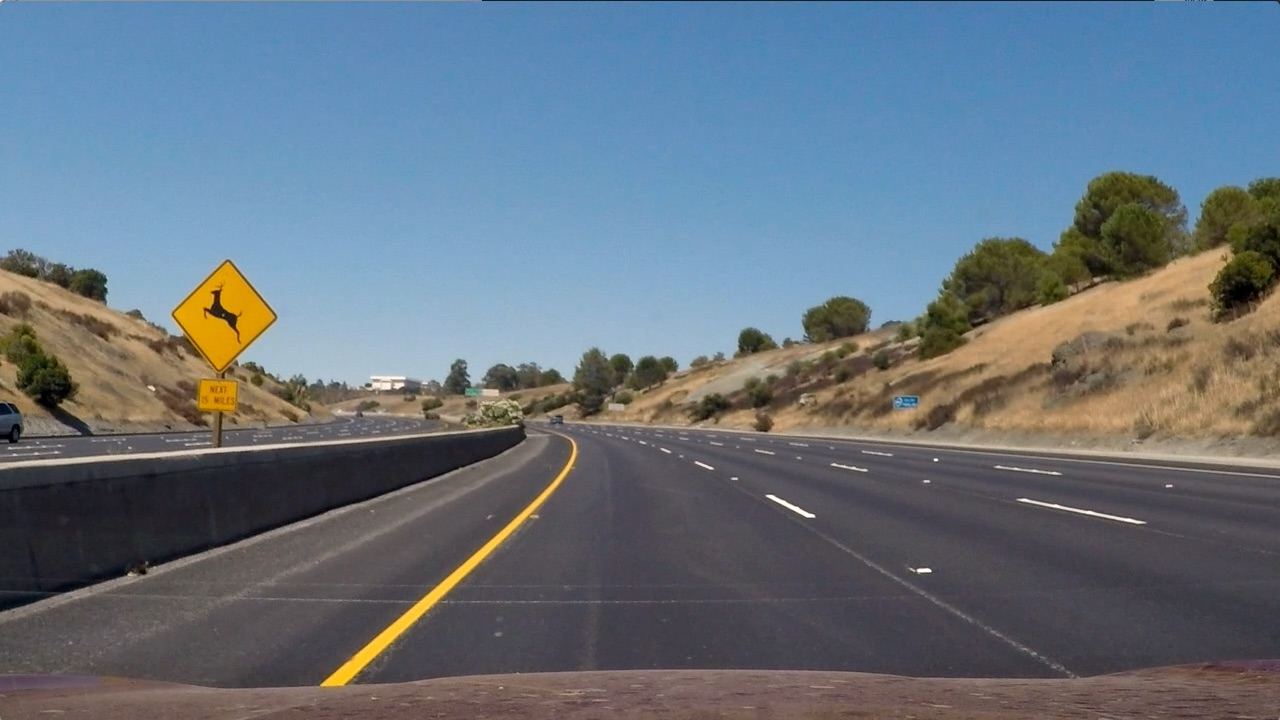
#> input picture data/curve-lane.jpg, 1280 x 720 px, found by its file name
$ jupyter execute curve-lane-detection.ipynb
#> lines starting #> are read from the running program, lines starting #| are printed output that depends on the picture; after the words box and inside, x2 and y2 are one past the last pixel; in counts of white or black regions, pixels touching at a corner belong together
[cell 1]
import matplotlib.pyplot as plt
import cv2
import numpy as np
import PIL.Image as Image
# i prefer PIL to draw the text, more beautiful
import PIL.ImageDraw as ImageDraw
import PIL.ImageFont as ImageFont

[cell 2]
image = cv2.imread('curve-lane.jpg')
#> image is the input picture: shape (720, 1280, 3); mean B, G, R 125.5, 114.6, 102.8
print('This image is:', type(image), 'with dimension:', image.shape)
#| This image is: <class 'numpy.ndarray'> with dimension: (720, 1280, 3)
plt.figure(figsize = (10, 10))
plt.subplot(1, 2, 1)
plt.imshow(cv2.cvtColor(image, cv2.COLOR_BGR2RGB))
plt.subplot(1, 2, 2)
plt.imshow(cv2.cvtColor(image, cv2.COLOR_BGR2GRAY), cmap = 'gray')
plt.show()

[cell 3]
def select_rgb_white_yellow(image):
    # white color mask
    lower = np.uint8([200, 200, 200])
    upper = np.uint8([255, 255, 255])
    white_mask = cv2.inRange(image, lower, upper)
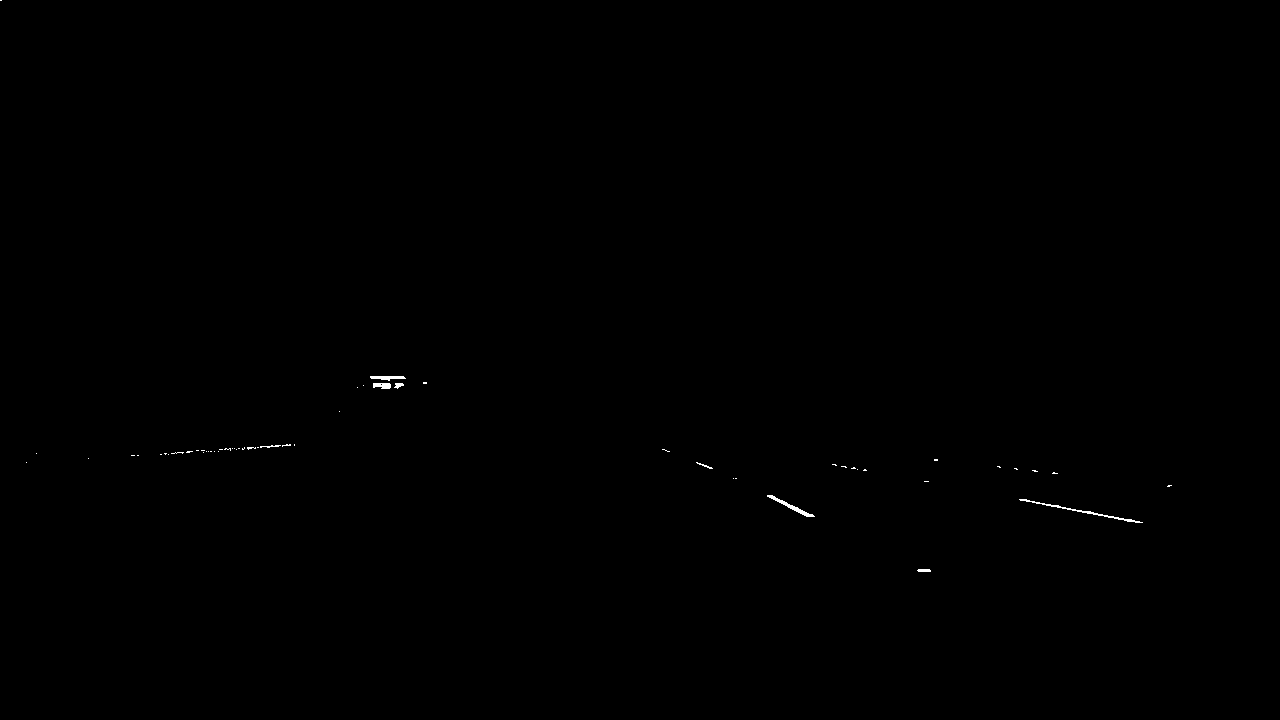
#> white_mask: shape (720, 1280); 0.11% white; 57 white regions (49 under 20 px), largest, box (x1, y1, x2, y2) and area: (1019, 499, 1143, 523) 247, (767, 495, 815, 517) 183, (370, 376, 406, 381) 115
    # yellow color mask
    lower = np.uint8([190, 190,   0])
    upper = np.uint8([255, 255, 255])
    yellow_mask = cv2.inRange(image, lower, upper)
#> yellow_mask: shape (720, 1280); 0.55% white; 108 white regions (95 under 20 px), largest, box (x1, y1, x2, y2) and area: (322, 442, 576, 686) 2578, (8, 443, 314, 466) 932, (1019, 499, 1144, 523) 281
    # combine the mask
    mask = cv2.bitwise_or(white_mask, yellow_mask)
    masked = cv2.bitwise_and(image, image, mask = mask)
    return masked

[cell 4]
plt.figure(figsize = (15, 10))

plt.subplot(1, 2, 1)
plt.imshow(cv2.cvtColor(image, cv2.COLOR_BGR2RGB))
plt.subplot(1, 2, 2)
plt.imshow(select_rgb_white_yellow(cv2.cvtColor(image, cv2.COLOR_BGR2RGB)))
plt.show()

[cell 5]
rows, cols = image.shape[:2]
bottom_left  = [int(cols*0.05), int(rows*0.95)]
top_left     = [int(cols*0.45), int(rows*0.60)]
bottom_right = [int(cols*0.95), int(rows*0.95)]
top_right    = [int(cols*0.55), int(rows*0.60)]
vertices = np.array([[bottom_left, top_left, top_right, bottom_right]], dtype=np.int32)

[cell 6]
copied = np.copy(cv2.cvtColor(image, cv2.COLOR_BGR2RGB))
window_img = np.zeros_like(copied)
polyfill = np.array([bottom_left,bottom_right,top_right,top_left])
cv2.fillPoly(window_img, pts =[polyfill], color=(0,255, 0))
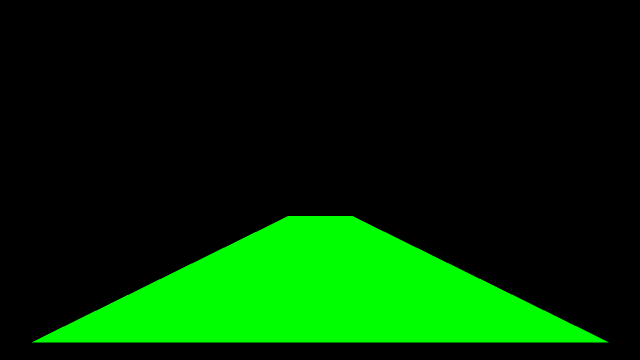
#> window_img: shape (720, 1280, 3) (shown at 1/2 size); mean of channels 0, 1, 2 0, 44.9, 0; drawn as B, G, R
copied = cv2.addWeighted(copied, 1, window_img, 0.3, 0)
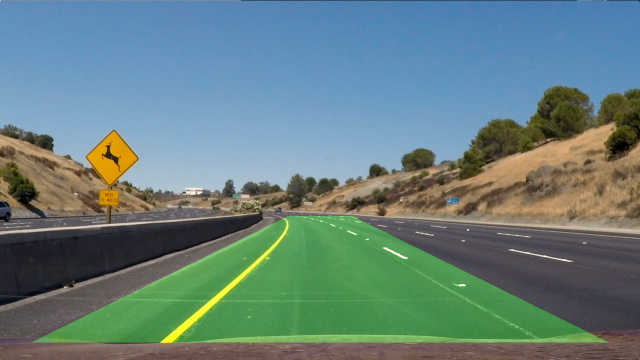
#> copied: shape (720, 1280, 3) (shown at 1/2 size); mean R, G, B 102.8, 128, 125.5
plt.imshow(copied)
plt.show()

[cell 7]
import math

def grayscale(img):
    return cv2.cvtColor(img, cv2.COLOR_BGR2GRAY)

def canny(img, low_threshold, high_threshold):
#> called with low_threshold = 100, high_threshold = 150
    return cv2.Canny(img, low_threshold, high_threshold)
#> returned value: shape (720, 1280); 0.35% white in thin lines or dots

def gaussian_blur(img, kernel_size):
#> called with kernel_size = 5
    return cv2.GaussianBlur(img, (kernel_size, kernel_size), 0)

def region_of_interest(img, vertices):
    mask = np.zeros_like(img)
    if len(img.shape) > 2:
        channel_count = img.shape[2]
        ignore_mask_color = (255,) * channel_count
    else:
        ignore_mask_color = 255
    cv2.fillPoly(mask, vertices, ignore_mask_color)
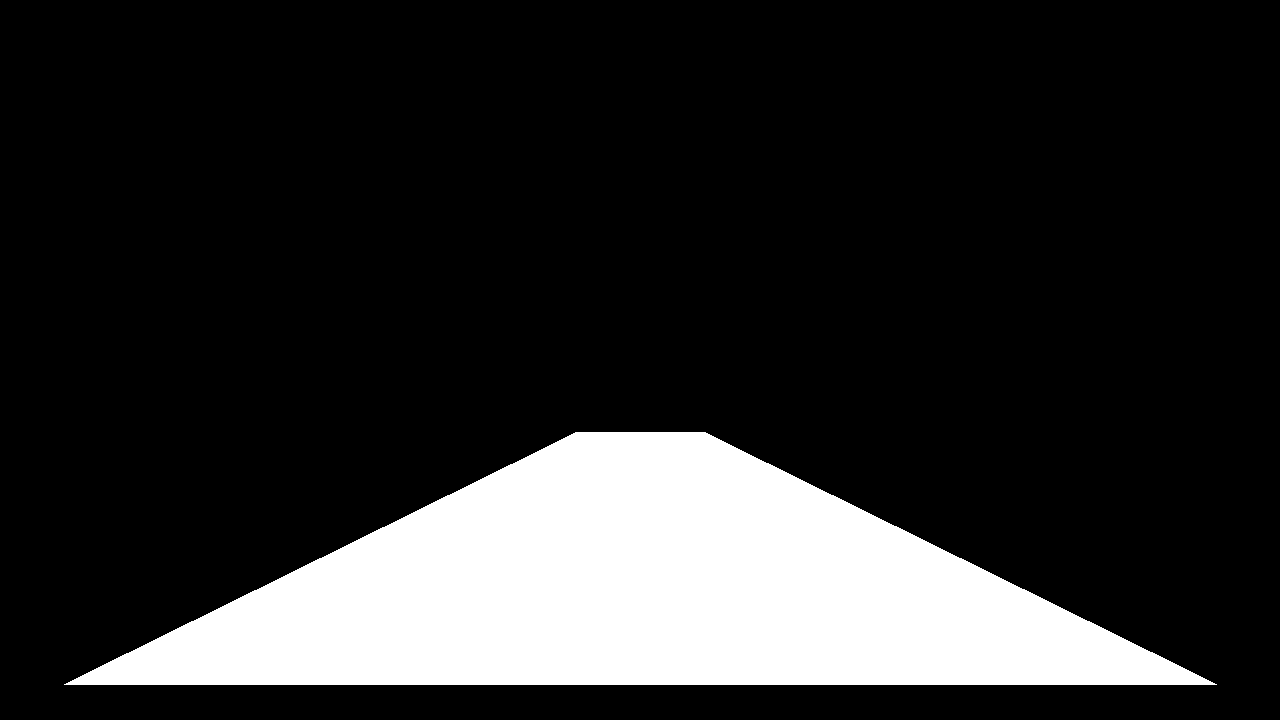
#> mask: shape (720, 1280); 17.6% white; 1 white region, box (x1, y1, x2, y2) and area: (64, 432, 1217, 685) 162433
    masked_image = cv2.bitwise_and(img, mask)
    return masked_image

[cell 8]
selected_colors = select_rgb_white_yellow(cv2.cvtColor(image, cv2.COLOR_BGR2RGB))
plt.figure(figsize = (15, 10))

plt.subplot(2, 2, 1)
plt.imshow(grayscale(selected_colors), cmap = 'gray')
plt.title('grayscale')

plt.subplot(2, 2, 2)
plt.imshow(canny(selected_colors, 100, 150))
plt.title('canny edge detection')

plt.subplot(2, 2, 3)
plt.imshow(gaussian_blur(canny(selected_colors, 100, 150), 5))
plt.title('gaussian blur k=5')

plt.subplot(2, 2, 4)
plt.imshow(gaussian_blur(canny(selected_colors, 100, 150), 7))
plt.title('gaussian blur k=7')

plt.show()

[cell 9]
blurred = gaussian_blur(canny(selected_colors, 100, 150), 7)
copied = np.copy(blurred)
plt.imshow(region_of_interest(copied,vertices))
plt.show()

[cell 10]
middle_split = 600
interested = region_of_interest(copied,vertices)
where_left = np.where(interested[:,:middle_split]>80)
#> where_left = 789 positions, rows 442 to 684, columns 322 to 575
plt.imshow(blurred)
plt.scatter(where_left[1],where_left[0],color='r')
plt.show()
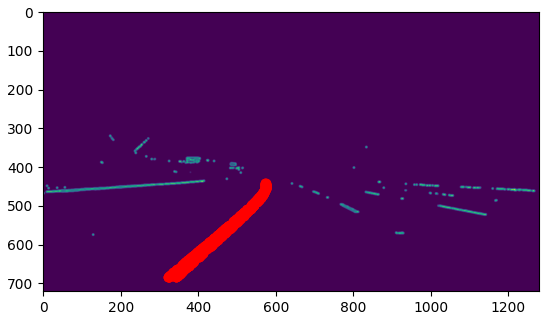
#> figure drawn by matplotlib, 1 panel

[cell 11]
where_right = np.where(interested[:,middle_split:]>80)
#> where_right = 167 positions, rows 441 to 571, columns 41 to 330
plt.imshow(blurred)
plt.scatter(middle_split+where_right[1],where_right[0],color='r')
plt.show()

[cell 12]
plt.plot(where_left[1][::-1],where_left[0][::-1],label='left lane')
plt.plot(middle_split+where_right[1][::-1],
         where_right[0][::-1],label='right lane')
plt.legend()
plt.show()

[cell 13]
x_left, y_left = where_left[1][::-1],where_left[0][::-1]
#> x_left = 789 values, max 575 at index 748, min 322 at index 5, mean 478.1; y_left = 789 values, max 684 at index 0, min 442 at index 786, mean 552.2
x_right, y_right = middle_split+where_right[1][::-1],where_right[0][::-1]
#> x_right = 167 values, max 930 at index 16, min 641 at index 160, mean 789.5; y_right = 167 values, max 571 at index 0, min 441 at index 164, mean 506.7

[cell 14]
import numpy.polynomial.polynomial as poly

coefs_left = poly.polyfit(x_left, y_left, 2)
#> coefs_left = [838.6, -0.238, -0.000735]
x_new_left = np.arange(300,800)
ffit_left = poly.polyval(x_new_left, coefs_left)
#> ffit_left = 500 values, max 700.9 at index 0, min 178.7 at index 499, mean 470.3
plt.plot(x_new_left, ffit_left,label='predicted lane')
plt.plot(x_left, y_left,label='real lane')
plt.legend()
plt.show()

[cell 15]
coefs_right = poly.polyfit(x_right, y_right, 2)
#> coefs_right = [280.2, 0.0984, 0.000235]
x_new_right = np.arange(600,1000)
ffit_right = poly.polyval(x_new_right, coefs_right)
#> ffit_right = 400 values from 423.8 to 613
plt.plot(x_new_right, ffit_right,label='predicted lane')
plt.plot(x_right, y_right,label='real lane')
plt.legend()
plt.show()

[cell 16]
plt.plot(x_new_left,ffit_left,label='predicted left lane')
plt.plot(x_new_right,ffit_right,label='predicted right lane')
plt.legend()
plt.show()
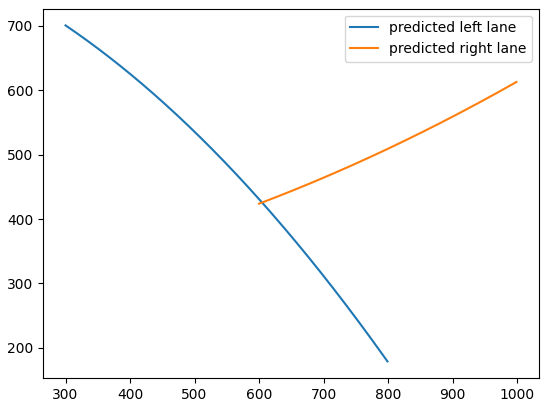
#> figure drawn by matplotlib, 1 panel; curve peaks at x = 300, y = 700.9; curve peaks at x = 999, y = 613

[cell 17]
x_new_left = np.arange(np.min(x_left),np.max(x_left))
x_new_right = np.arange(np.min(x_right),np.max(x_right))
ffit_left = poly.polyval(x_new_left, coefs_left)
#> ffit_left = 253 values, max 685.6 at index 0, min 459.5 at index 252, mean 580.3
ffit_right = poly.polyval(x_new_right, coefs_right)
#> ffit_right = 289 values from 439.8 to 574.4

[cell 18]
copied = np.copy(cv2.cvtColor(image, cv2.COLOR_BGR2RGB))
plt.figure(figsize = (15, 7))

curve_left = 'curve on left lane: %.2fm'%(coefs_left[0]/100)
#> curve_left = 'curve on left lane: 8.39m'
curve_right = 'curve on right lane: %.2fm'%(coefs_right[0]/100)
#> curve_right = 'curve on right lane: 2.80m'

pil_image = Image.fromarray(np.uint8(copied))
draw = ImageDraw.Draw(pil_image)
font = ImageFont.truetype('Roboto-Regular.ttf', 45)
draw.text((50,50),curve_left,fill='white',font=font)
draw.text((50,100),curve_right,fill='white',font=font)

plt.imshow(np.array(pil_image))
plt.scatter(x_new_left,ffit_left,color='r')
plt.scatter(x_new_right,ffit_right,color='r')
plt.show()
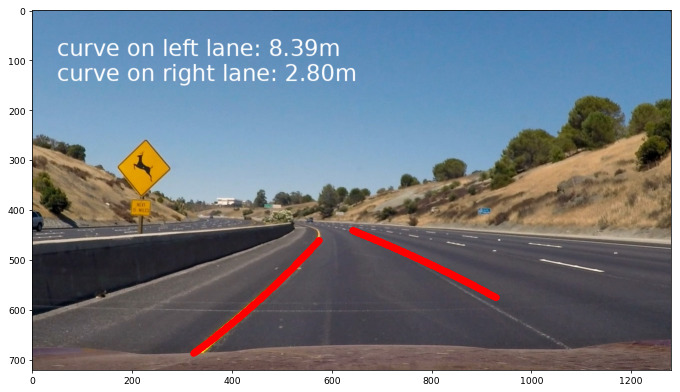
#> figure drawn by matplotlib, 1 panel

$ run again, with data/green-traffic-light-2.jpg copied over data/curve-lane.jpg
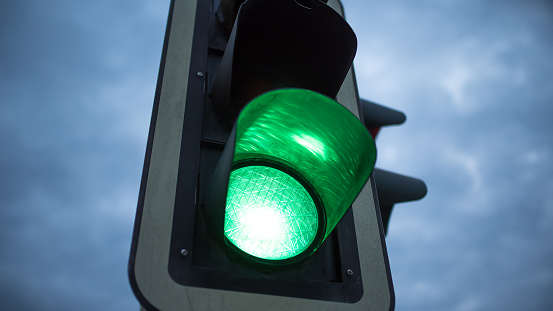
#> input picture data/green-traffic-light-2.jpg, 553 x 311 px, found by its file name
#> image is the input picture: shape (311, 553, 3); mean B, G, R 134.5, 118.2, 82.6
#| This image is: <class 'numpy.ndarray'> with dimension: (311, 553, 3)
#> in select_rgb_white_yellow, `white_mask = cv2.inRange(image, lower, upper)`:
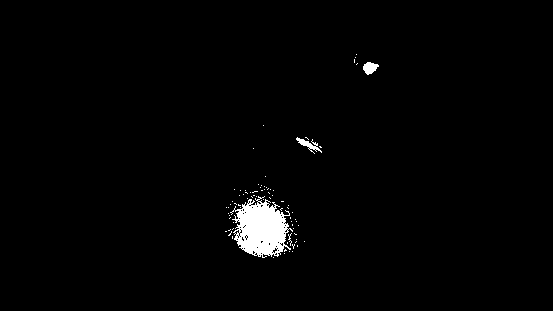
#> white_mask: shape (311, 553); 1.6% white; 79 white regions (76 under 20 px), largest, box (x1, y1, x2, y2) and area: (230, 196, 293, 258) 2328, (296, 137, 322, 154) 139, (363, 62, 379, 75) 135
#> yellow_mask: shape (311, 553); 2.4% white; 81 white regions (76 under 20 px), largest, box (x1, y1, x2, y2) and area: (228, 196, 293, 258) 2475, (354, 48, 395, 94) 987, (445, 70, 465, 94) 248, (296, 136, 323, 154) 186, (384, 148, 394, 160) 94
#> mask: shape (311, 553); 17.8% white; 1 white region, box (x1, y1, x2, y2) and area: (27, 186, 526, 296) 30692
#> where_left = 1634 positions, rows 186 to 257, columns 224 to 305
#> where_right = (empty array, empty array)
#> x_left = 1634 values, max 305 at index 334, min 224 at index 618, mean 263.6; y_left = 1634 values, max 257 at index 0, min 186 at index 1632, mean 222.8
#> x_right = empty array
#> coefs_left = [810.6, -4.68, 0.00923]
#> ffit_left = 500 values from 237.5 to 2964.8
#> `plt.show()`:
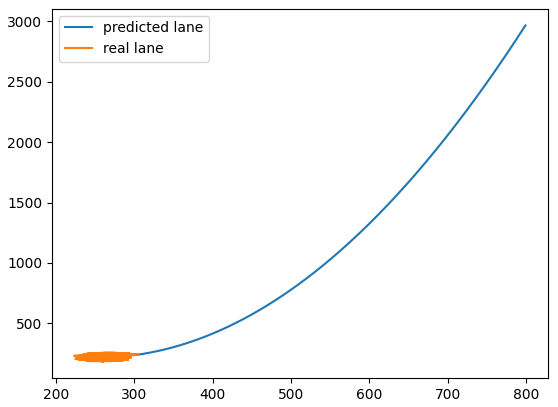
#> figure drawn by matplotlib, 1 panel; curve peaks at x = 799, y = 2964.8
#> curve_left = 'curve on left lane: 8.11m'

$ run again, with data/green-traffic-light.jpg copied over data/curve-lane.jpg
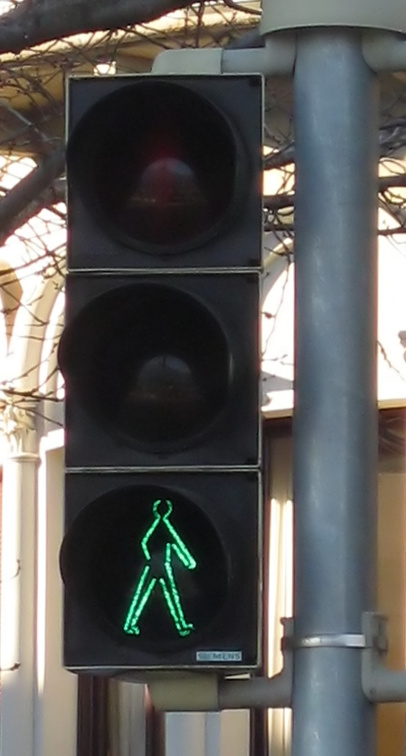
#> input picture data/green-traffic-light.jpg, 406 x 756 px, found by its file name
#> image is the input picture: shape (756, 406, 3); mean B, G, R 88.8, 91.7, 92.9
#| This image is: <class 'numpy.ndarray'> with dimension: (756, 406, 3)
#> in select_rgb_white_yellow, `white_mask = cv2.inRange(image, lower, upper)`:
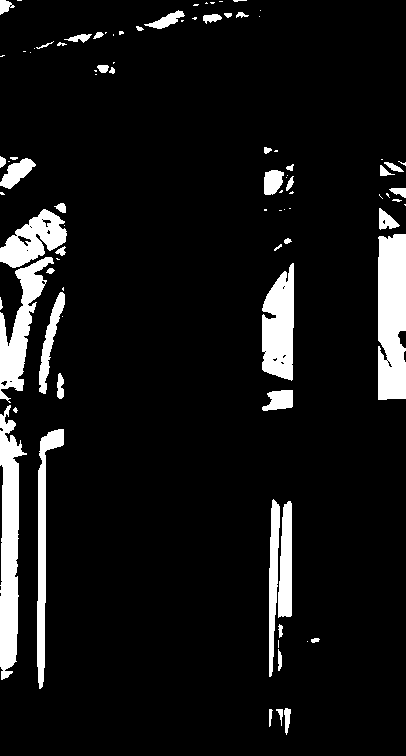
#> white_mask: shape (756, 406); 8.5% white; 90 white regions (44 under 20 px), largest, box (x1, y1, x2, y2) and area: (378, 234, 406, 400) 4379, (0, 405, 27, 680) 4291, (262, 263, 294, 381) 2883
#> yellow_mask: shape (756, 406); 11% white; 95 white regions (45 under 20 px), largest, box (x1, y1, x2, y2) and area: (0, 405, 64, 693) 7709, (377, 234, 406, 402) 4541, (0, 257, 63, 404) 4390
#> mask: shape (756, 406); 17.7% white; 1 white region, box (x1, y1, x2, y2) and area: (20, 453, 386, 719) 54264
#> where_left = 183 positions, rows 615 to 718, columns 232 to 319
#> where_right = (empty array, empty array)
#> x_left = 183 values, max 319 at index 152, min 232 at index 100, mean 275.1; y_left = 183 values, max 718 at index 0, min 615 at index 180, mean 686
#> x_right = empty array
#> coefs_left = [-1329.6, 15.23, -0.0285]
#> ffit_left = 500 values, max 669.6 at index 0, min -7386.6 at index 499, mean -2176.1
#> `plt.show()`:
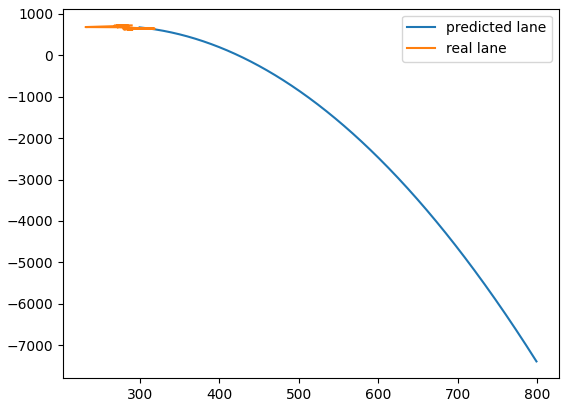
#> figure drawn by matplotlib, 1 panel; curve peaks at x = 300, y = 669.6
#> curve_left = 'curve on left lane: -13.30m'
